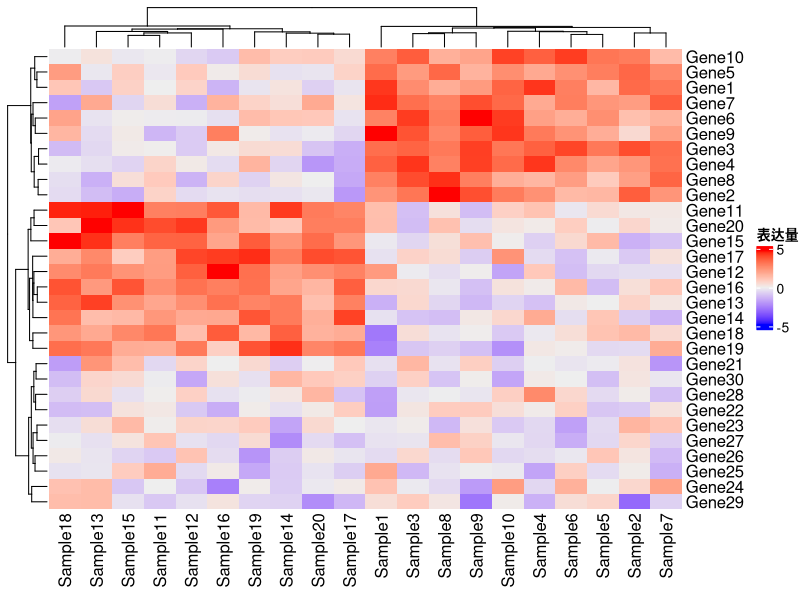
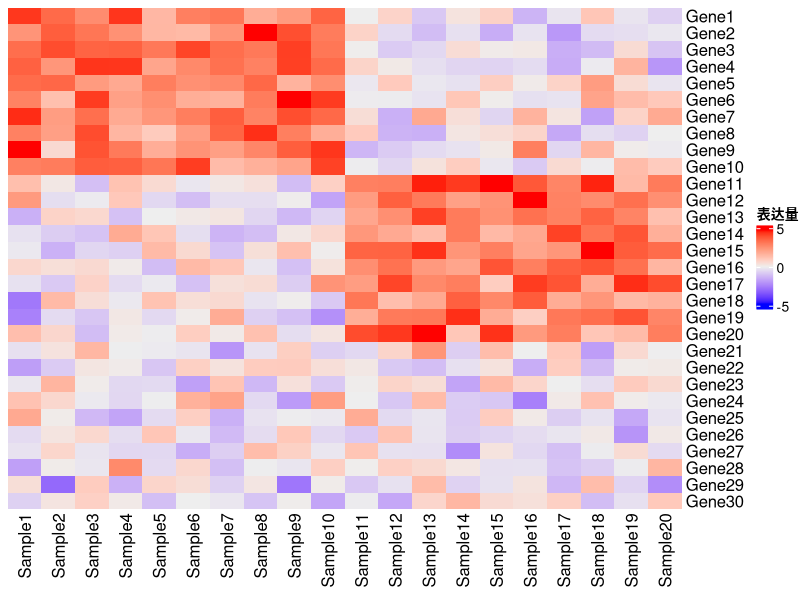
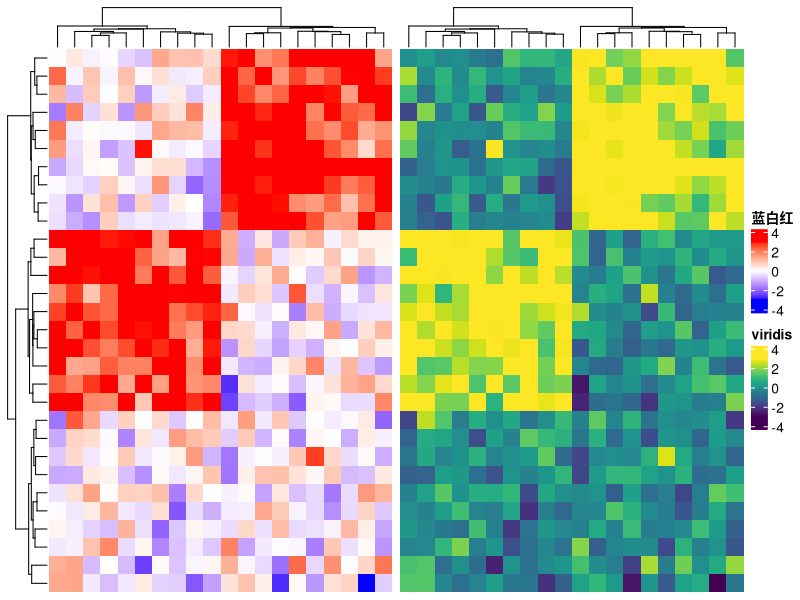
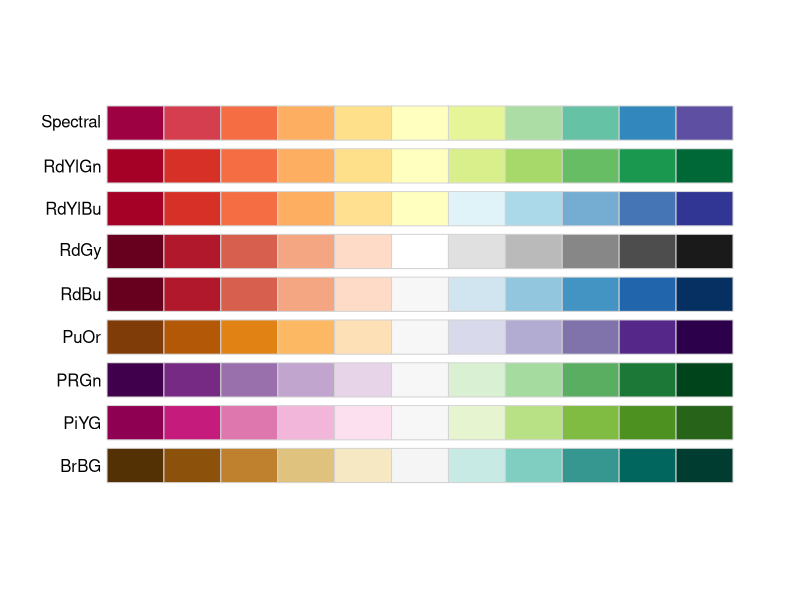
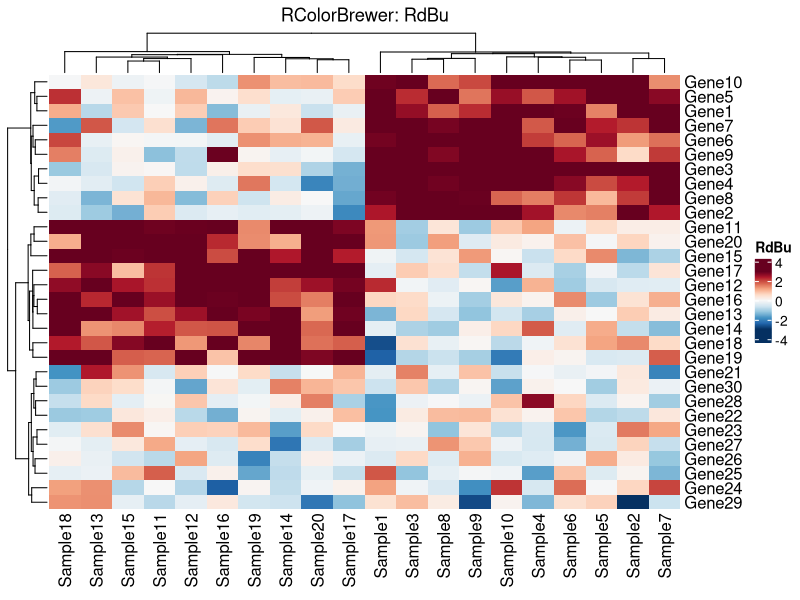
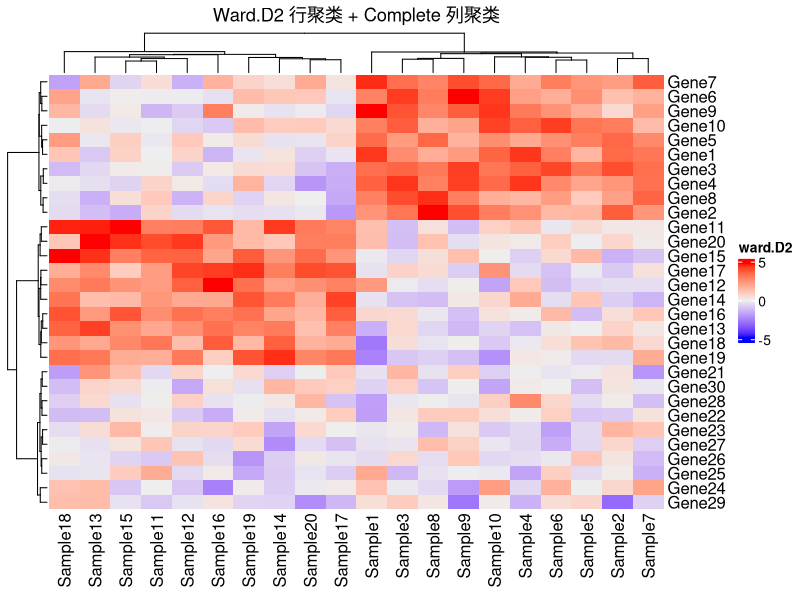
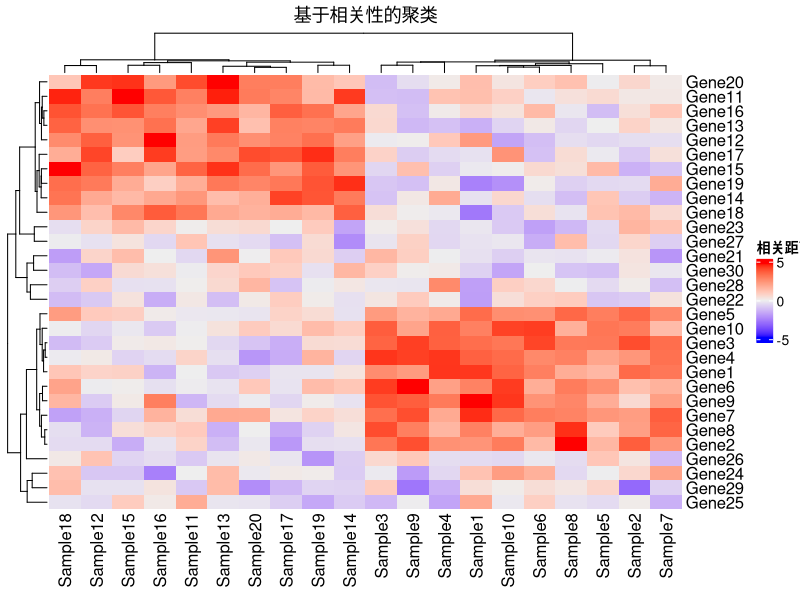
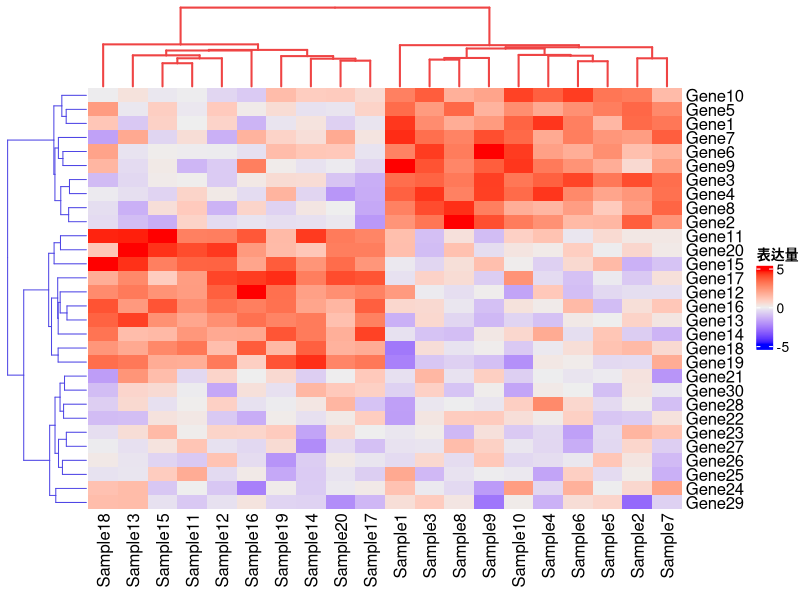

Source code (R) for these figures, in order:
## ---- chunk 1
knitr::opts_chunk$set(
  echo = TRUE,
  warning = FALSE,
  message = FALSE,
  fig.width = 10,
  fig.height = 7,
  fig.retina = 2,
  out.width = "100%",
  dpi = 150
)
## ---- chunk 2
library(ComplexHeatmap) # 最强大的热图包
library(circlize) # 配色工具
library(RColorBrewer) # 经典配色
library(viridis) # 现代配色

# 模拟基因表达数据：30个基因 × 20个样本
set.seed(42)
mat <- matrix(rnorm(600), nrow = 30, ncol = 20)
rownames(mat) <- paste0("Gene", 1:30)
colnames(mat) <- paste0("Sample", 1:20)

# 添加一些模式（模拟差异表达）
mat[1:10, 1:10] <- mat[1:10, 1:10] + 3 # 组1高表达
mat[11:20, 11:20] <- mat[11:20, 11:20] + 3 # 组2高表达
## ---- chunk 3
# 最简单的热图
Heatmap(mat, name = "表达量")
## ---- chunk 4
Heatmap(mat,
  name = "表达量",
  cluster_rows = FALSE, # 关闭行聚类
  cluster_columns = FALSE
) # 关闭列聚类
## ---- chunk 5
# 蓝-白-红（经典差异表达配色）
col_bwr <- colorRamp2(c(-3, 0, 3), c("blue", "white", "red"))

# 紫-白-橙（对比更强）
col_pwo <- colorRamp2(c(-3, 0, 3), c("purple", "white", "orange"))

# viridis（色盲友好）
col_viridis <- colorRamp2(seq(-3, 3, length = 100), viridis(100))

# 对比展示
p1 <- Heatmap(mat,
  name = "蓝白红", col = col_bwr,
  show_row_names = FALSE, show_column_names = FALSE
)
p2 <- Heatmap(mat,
  name = "viridis", col = col_viridis,
  show_row_names = FALSE, show_column_names = FALSE
)
p1 + p2
## ---- chunk 6
# RColorBrewer 调色板
display.brewer.all(type = "div") # 查看分歧型调色板
## ---- chunk 7
# 使用 RColorBrewer
col_rdbu <- colorRamp2(
  seq(-3, 3, length = 11),
  rev(brewer.pal(11, "RdBu"))
)

Heatmap(mat,
  name = "RdBu", col = col_rdbu,
  column_title = "RColorBrewer: RdBu"
)
## ---- chunk 8
# 不同聚类方法对比
Heatmap(mat,
  name = "ward.D2",
  clustering_method_rows = "ward.D2", # Ward法
  clustering_method_columns = "complete", # 完全连接法
  column_title = "Ward.D2 行聚类 + Complete 列聚类"
)
## ---- chunk 9
# 使用相关距离（基因表达常用）
Heatmap(mat,
  name = "相关距离",
  clustering_distance_rows = "pearson", # 皮尔逊相关
  clustering_distance_columns = "spearman", # 斯皮尔曼相关
  column_title = "基于相关性的聚类"
)
## ---- chunk 10
Heatmap(mat,
  name = "表达量",
  row_dend_width = unit(2, "cm"), # 行树状图宽度
  column_dend_height = unit(2, "cm"), # 列树状图高度
  row_dend_gp = gpar(col = "#4f46e5"), # 树状图颜色
  column_dend_gp = gpar(col = "#ef4444", lwd = 2)
)
## ---- chunk 11
# 样本分组注释
sample_group <- rep(c("Treatment", "Control"), each = 10)
gene_cluster <- rep(c("Cluster1", "Cluster2", "Cluster3"), each = 10)

# 顶部注释
top_anno <- HeatmapAnnotation(
  Group = sample_group,
  col = list(Group = c("Treatment" = "#e63946", "Control" = "#457b9d"))
)

# 左侧注释
left_anno <- rowAnnotation(
  Cluster = gene_cluster,
  col = list(Cluster = c(
    "Cluster1" = "#f4a261",
    "Cluster2" = "#2a9d8f",
    "Cluster3" = "#264653"
  ))
)

Heatmap(mat,
  name = "表达量",
  top_annotation = top_anno,
  left_annotation = left_anno
)
## ---- chunk 12
# 丰富的注释类型
set.seed(42)
top_anno <- HeatmapAnnotation(
  # 分类变量
  Group = sample_group,
  # 连续变量（条形图）
  Age = anno_barplot(runif(20, 20, 60), height = unit(1, "cm")),
  # 连续变量（点图）
  Score = anno_points(rnorm(20, 50, 10)),
  # 自定义颜色
  col = list(Group = c("Treatment" = "#e63946", "Control" = "#457b9d")),
  # 间距
  gap = unit(2, "mm")
)

Heatmap(mat,
  name = "表达量",
  top_annotation = top_anno,
  column_title = "多类型注释示例"
)
## ---- chunk 13
# 基因功能注释
pathway <- sample(c("Metabolism", "Signaling", "Cell Cycle"), 30, replace = TRUE)
log2fc <- rnorm(30, 0, 2)

right_anno <- rowAnnotation(
  Pathway = pathway,
  Log2FC = anno_barplot(log2fc,
    gp = gpar(fill = ifelse(log2fc > 0, "#e63946", "#457b9d")),
    width = unit(2, "cm")
  ),
  col = list(Pathway = c(
    "Metabolism" = "#f4a261",
    "Signaling" = "#2a9d8f",
    "Cell Cycle" = "#e9c46a"
  ))
)

Heatmap(mat,
  name = "表达量",
  right_annotation = right_anno,
  show_row_names = FALSE
)
## ---- chunk 14
Heatmap(mat,
  name = "表达量",
  row_split = 3, # 行分成3组
  column_split = 2, # 列分成2组
  row_title = "基因组 %s",
  column_title = "样本组 %s"
)
## ---- chunk 15
Heatmap(mat,
  name = "表达量",
  row_split = gene_cluster,
  column_split = sample_group,
  row_gap = unit(3, "mm"),
  column_gap = unit(3, "mm")
)
## ---- chunk 16
# 准备第二个数据
mat2 <- matrix(rnorm(150), nrow = 30, ncol = 5)
colnames(mat2) <- paste0("Feature", 1:5)
rownames(mat2) <- rownames(mat)

# 水平组合
ht1 <- Heatmap(mat,
  name = "表达量", col = col_bwr,
  show_column_names = FALSE, width = unit(8, "cm")
)
ht2 <- Heatmap(mat2,
  name = "特征", col = viridis(100),
  width = unit(3, "cm")
)

ht1 + ht2 # 使用 + 水平组合
## ---- chunk 17
mat3 <- matrix(rnorm(200), nrow = 10, ncol = 20)
rownames(mat3) <- paste0("Protein", 1:10)
colnames(mat3) <- colnames(mat)

ht_main <- Heatmap(mat,
  name = "mRNA", col = col_bwr,
  show_row_names = FALSE
)
ht_protein <- Heatmap(mat3,
  name = "Protein", col = col_bwr,
  height = unit(3, "cm")
)

ht_main %v% ht_protein # 使用 %v% 垂直组合
## ---- chunk 18
Heatmap(mat[1:15, 1:10],
  name = "表达量",
  # 行名设置
  row_names_side = "left", # 行名位置
  row_names_gp = gpar(
    fontsize = 10, # 字体大小
    fontface = "italic", # 斜体
    col = "#333333"
  ),
  # 列名设置
  column_names_side = "top",
  column_names_rot = 45, # 旋转角度
  column_names_gp = gpar(fontsize = 9)
)
## ---- chunk 19
small_mat <- mat[1:8, 1:6]

Heatmap(small_mat,
  name = "表达量",
  # 显示数值
  cell_fun = function(j, i, x, y, width, height, fill) {
    grid.text(sprintf("%.1f", small_mat[i, j]), x, y,
      gp = gpar(fontsize = 8, col = "black")
    )
  }
)
## ---- chunk 20
# 只在 |值| > 2 时显示
Heatmap(small_mat,
  name = "表达量",
  cell_fun = function(j, i, x, y, width, height, fill) {
    val <- small_mat[i, j]
    if (abs(val) > 2) {
      grid.text(sprintf("%.1f", val), x, y,
        gp = gpar(
          fontsize = 8,
          col = ifelse(abs(val) > 2.5, "white", "black"),
          fontface = "bold"
        )
      )
    }
  }
)
## ---- chunk 21
Heatmap(mat,
  name = "表达量", col = col_bwr,
  # 图例设置
  heatmap_legend_param = list(
    title = "Log2 表达量",
    title_position = "topleft",
    legend_height = unit(4, "cm"),
    labels_gp = gpar(fontsize = 10),
    title_gp = gpar(fontsize = 12, fontface = "bold"),
    at = c(-3, 0, 3), # 刻度位置
    labels = c("低", "中", "高") # 刻度标签
  ),
  show_row_names = FALSE,
  show_column_names = FALSE
)
## ---- chunk 22
library(pheatmap)

# 一行代码快速热图
pheatmap(mat,
  color = colorRampPalette(c("blue", "white", "red"))(100),
  scale = "row", # 按行标准化
  clustering_method = "ward.D2",
  show_rownames = FALSE,
  annotation_col = data.frame(
    Group = sample_group,
    row.names = colnames(mat)
  ),
  main = "pheatmap 快速热图"
)
## ---- chunk 23
library(ggplot2)
library(tidyr)
library(dplyr)

# 转换为长格式
mat_long <- mat[1:15, 1:10] |>
  as.data.frame() |>
  mutate(Gene = rownames(mat)[1:15]) |>
  pivot_longer(-Gene, names_to = "Sample", values_to = "Expression")

ggplot(mat_long, aes(x = Sample, y = Gene, fill = Expression)) +
  geom_tile(color = "white", linewidth = 0.5) +
  scale_fill_gradient2(
    low = "#457b9d", mid = "white", high = "#e63946",
    midpoint = 0, name = "表达量"
  ) +
  theme_minimal() +
  theme(axis.text.x = element_text(angle = 45, hjust = 1)) +
  labs(title = "ggplot2 热图", x = NULL, y = NULL)
## ---- chunk 24
# 计算相关矩阵
cor_mat <- cor(mat)

# 只显示下三角
cor_mat[upper.tri(cor_mat)] <- NA

Heatmap(cor_mat,
  name = "相关系数",
  col = colorRamp2(c(-1, 0, 1), c("#2166ac", "white", "#b2182b")),
  na_col = "white", # NA显示为白色
  cluster_rows = FALSE,
  cluster_columns = FALSE,
  cell_fun = function(j, i, x, y, width, height, fill) {
    val <- cor_mat[i, j]
    if (!is.na(val) && abs(val) > 0.5) {
      grid.text(sprintf("%.2f", val), x, y,
        gp = gpar(fontsize = 6)
      )
    }
  },
  column_title = "相关性热图（下三角）"
)
## ---- chunk 25
#| fig-height: 9

# 模拟完整数据
set.seed(123)
expr_mat <- matrix(rnorm(500), nrow = 50, ncol = 10)
rownames(expr_mat) <- paste0("Gene", 1:50)
colnames(expr_mat) <- paste0("S", 1:10)
expr_mat[1:20, 1:5] <- expr_mat[1:20, 1:5] + 2 # 添加差异

# 样本注释
sample_info <- data.frame(
  Condition = rep(c("Case", "Control"), each = 5),
  Batch = rep(c("B1", "B2"), 5)
)

# 基因注释
gene_info <- data.frame(
  Type = sample(c("Up", "Down", "NS"), 50,
    replace = TRUE,
    prob = c(0.3, 0.3, 0.4)
  ),
  Pathway = sample(c("KEGG1", "KEGG2", "KEGG3"), 50, replace = TRUE)
)

# 构建完整热图
ht <- Heatmap(
  expr_mat,
  name = "Z-score",
  col = colorRamp2(c(-2, 0, 2), c("#2166ac", "white", "#b2182b")),

  # 聚类
  clustering_distance_rows = "pearson",
  clustering_method_rows = "ward.D2",
  row_split = 3,
  column_split = sample_info$Condition,

  # 注释
  top_annotation = HeatmapAnnotation(
    Condition = sample_info$Condition,
    Batch = sample_info$Batch,
    col = list(
      Condition = c("Case" = "#e63946", "Control" = "#457b9d"),
      Batch = c("B1" = "#f4a261", "B2" = "#2a9d8f")
    ),
    annotation_name_side = "left"
  ),
  left_annotation = rowAnnotation(
    Type = gene_info$Type,
    col = list(Type = c("Up" = "#e63946", "Down" = "#457b9d", "NS" = "grey"))
  ),
  right_annotation = rowAnnotation(
    Pathway = gene_info$Pathway,
    col = list(Pathway = c(
      "KEGG1" = "#264653", "KEGG2" = "#e9c46a",
      "KEGG3" = "#f4a261"
    ))
  ),

  # 外观
  show_row_names = FALSE,
  column_names_rot = 45,
  row_title_gp = gpar(fontsize = 10),
  column_title_gp = gpar(fontsize = 10),

  # 图例
  heatmap_legend_param = list(
    title = "Z-score",
    legend_height = unit(4, "cm")
  )
)

draw(ht, heatmap_legend_side = "right", annotation_legend_side = "right")
